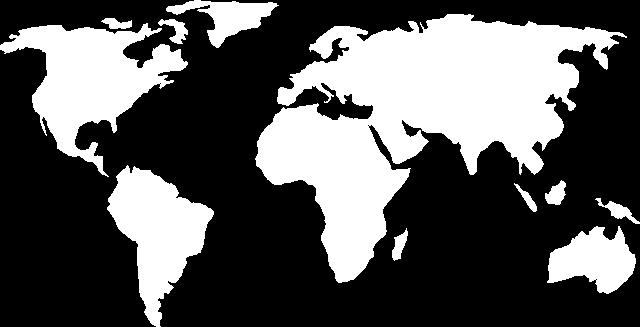
#> input picture chapter_2/aliasing_rotating_rescaling/images/world_image.jpg, 640 x 327 px
$ python improve_image.py
#> lines starting #> are read from the running program, lines starting #| are printed output that depends on the picture; after the words box and inside, x2 and y2 are one past the last pixel; in counts of white or black regions, pixels touching at a corner belong together
### chapter_2/aliasing_rotating_rescaling/utils.py
from matplotlib import pyplot as plt


def show_image(image, title="Image", cmap_type='gray'):
    plt.imshow(image, cmap=cmap_type)
    plt.title(title)
    plt.axis('off')
    plt.show()


# [4 lines left out: function show_histogram, not called in this run]

### chapter_2/aliasing_rotating_rescaling/improve_image.py
from skimage import morphology
from matplotlib import pyplot as plt
from utils import show_image

world_img = plt.imread('images/world_image.jpg')
#> world_img is the input picture: shape (327, 640); min 0, max 255, mean 87.7

dilated_img = morphology.binary_dilation(world_img)
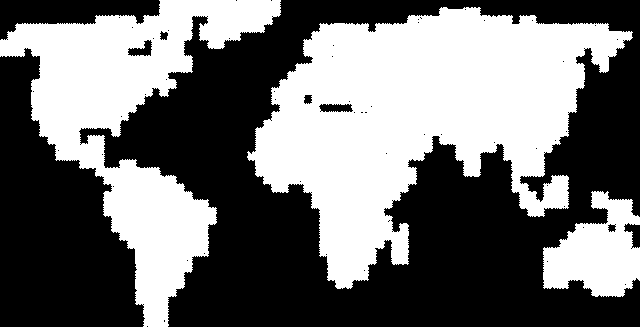
#> dilated_img: shape (327, 640) bool; 44.4% white; 3 white regions, box (x1, y1, x2, y2) and area: (247, 7, 633, 289) 55058, (0, 0, 281, 327) 31351, (543, 191, 640, 297) 6433
show_image(world_img, 'Original')
show_image(dilated_img, 'Dilated image')
